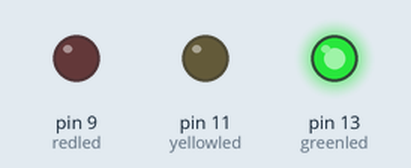
Recording of a sketch running on a simulated Arduino Uno, built with avr-gcc and run on an emulated ATmega328P. Parts: output pins drawn as LEDs (lit = HIGH).

Above: at 0.5 s.
At 2.0 s:
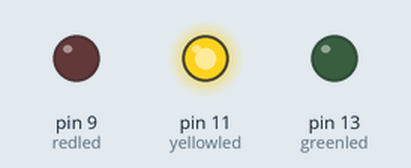
At 5.5 s:
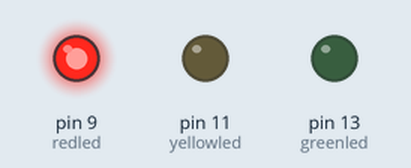
Timing chart, 0 to 10.4 s (numbered marks = the images above):
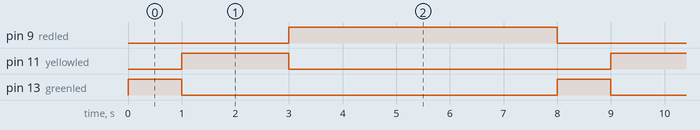

The sketch:

BlinkStopLight.ino
```cpp
/*
  BlinkStopLight
  Creates a life-like stoplight with green, yellow, & red LEDs.

  Author: ??? I can't remember writing this originally, but I've found no
          record of it online (it clearly sprang forth from the original
          Blink sketch) and I've since updated it. I claim no
          ownership, please use & reuse if you would like, however
          you would like. :)
*/

const int greenled = 13;
const int yellowled = 11;
const int redled = 9;

void setup() {
  // Initialize digital pins for output.
  pinMode(greenled, OUTPUT);
  pinMode(yellowled, OUTPUT);
  pinMode(redled, OUTPUT);
}

// the loop routine runs over and over again forever:
void loop() {
  digitalWrite(redled, LOW);     // Turn LEDs off (LOW voltage level)
  digitalWrite(yellowled, LOW);
  digitalWrite(greenled, HIGH);  // Turn LED on (HIGH voltage level)
  delay(1000);                   // Time in ms; green lights are FAST!

  digitalWrite(redled, LOW);
  digitalWrite(yellowled, HIGH); // Yellow/amber light
  digitalWrite(greenled, LOW);
  delay(2000);

  digitalWrite(redled, HIGH);
  digitalWrite(yellowled, LOW);
  digitalWrite(greenled, LOW);
  delay(5000);                   // Just waiting here at the red light...
}
```

Measured:
- by itself, pin 9 (redled): alternates HIGH for 5.0 s and LOW for 3.0 s
- by itself, pin 11 (yellowled): alternates HIGH for 2.0 s and LOW for 6.0 s
- by itself, pin 13 (greenled): alternates HIGH for 1.0 s and LOW for 7.0 s
